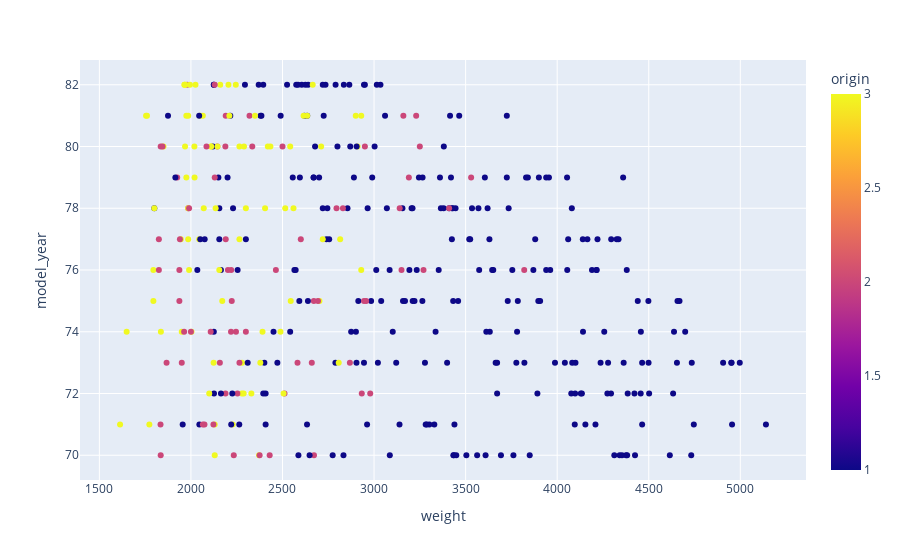

The cell this chart's notebook holds for it:
### Code cell
px.scatter(df, x='weight', y='model_year', color='origin')

### Figure 1 — Plotly figure (JSON) as saved in the notebook; plotly's stock layout.template omitted (floating-point values rounded to 4 significant figures; data arrays with more than 128 entries replaced by an {"elided": "..."} marker saying what was removed)
{"data": [{"hovertemplate": "weight=%{x}<br>model_year=%{y}<br>origin=%{marker.color}<extra></extra>", "legendgroup": "", "marker": {"color": {"elided": "398 int values"}, "coloraxis": "coloraxis", "symbol": "circle"}, "mode": "markers", "name": "", "orientation": "v", "showlegend": false, "type": "scatter", "x": {"elided": "398 int values"}, "xaxis": "x", "y": {"elided": "398 int values"}, "yaxis": "y"}], "layout": {"coloraxis": {"colorbar": {"title": {"text": "origin"}}, "colorscale": [[0, "#0d0887"], [0.1111, "#46039f"], [0.2222, "#7201a8"], [0.3333, "#9c179e"], [0.4444, "#bd3786"], [0.5556, "#d8576b"], [0.6667, "#ed7953"], [0.7778, "#fb9f3a"], [0.8889, "#fdca26"], [1, "#f0f921"]]}, "legend": {"tracegroupgap": 0}, "margin": {"t": 60}, "xaxis": {"anchor": "y", "domain": [0, 1], "title": {"text": "weight"}}, "yaxis": {"anchor": "x", "domain": [0, 1], "title": {"text": "model_year"}}}}
